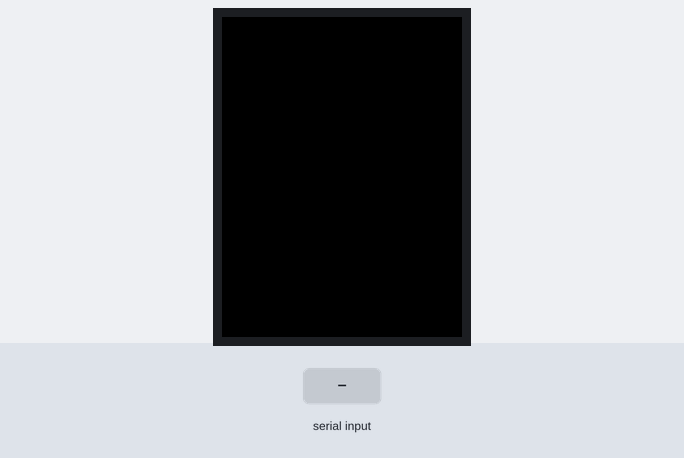
Bench run of a sketch on a simulated Arduino Uno, built with avr-gcc and run on an emulated ATmega328P. Shown: 320×240 colour display. The test bench sets the inputs (shaded band). What the sketch prints to the serial monitor is not drawn.

Above: at 1.6 s.
1.7 s: "1" received over the second serial link
At 2.2 s:
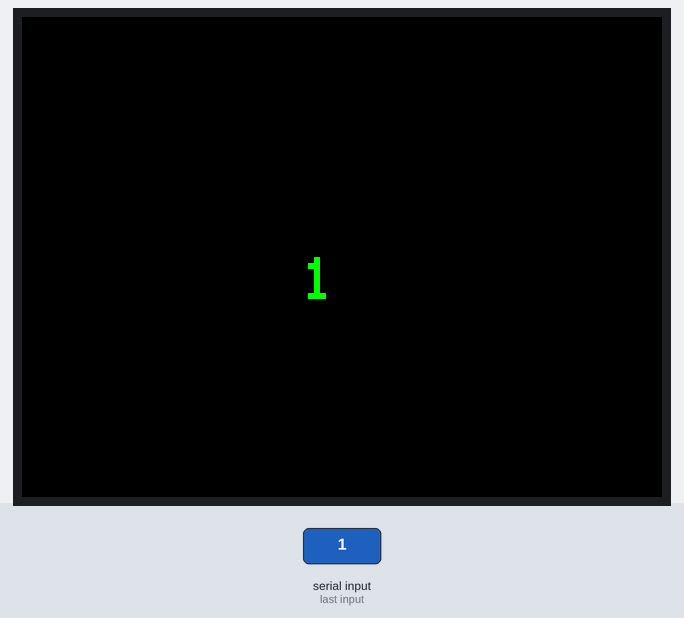
3.2 s: "0" received over the second serial link
At 4.5 s:
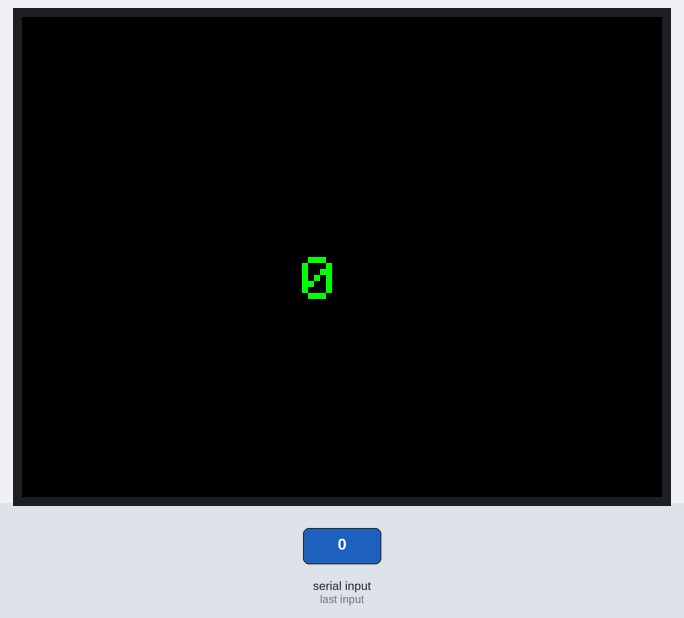
Timing chart, 0 to 6.2 s (numbered marks = the images above; inputs shaded):
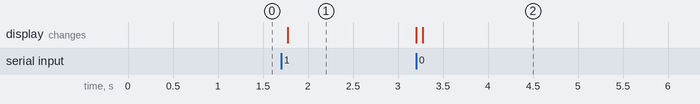

The sketch:

bluetoothSlave.ino
```cpp
#include <SoftwareSerial.h>
SoftwareSerial BTserial(2, 3); // RX | TX
#include <Adafruit_GFX.h>
#include <Adafruit_ST7789.h>
#include <SPI.h>
#include <Fonts/FreeSerif18pt7b.h>

#define TFT_CS 10
#define TFT_DC 9
#define TFT_RST -1
int width = 320;
int height = 240;
int textSize = 3;
Adafruit_ST7789 tft = Adafruit_ST7789(TFT_CS, TFT_DC, TFT_RST);

bool clear = true;

char c = ' ';

void setup()
{

    Serial.begin(9600);
    BTserial.begin(9600);

    tft.init(height,width);
    tft.invertDisplay(true);
    tft.setRotation(1);
    tft.setTextWrap(true);
    tft.fillScreen(ST77XX_BLACK);

    tft.setTextColor(ST77XX_GREEN);
    tft.setTextSize(textSize);
}

void loop()
{

    // Keep reading from HC-05 and send to Arduino Serial Monitor
    while(BTserial.available())
    {
      if(!clear){
        tft.setCursor(width/2-20,height/2);
        tft.fillScreen(ST77XX_BLACK);
        clear=true;
      }
        c = BTserial.read();
        Serial.write(c);
        tft.print(c);
    }
    clear=false;

    // Keep reading from Arduino Serial Monitor and send to HC-05
    if (Serial.available())
    {
        c =  Serial.read();
        BTserial.write(c);

    }


}
```

Measured:
- after the input at 1.7 s, the display: changes after 0.08 s (image 1)
- after the input at 3.2 s, the display: first changes at once (image 2 shows a later state)
